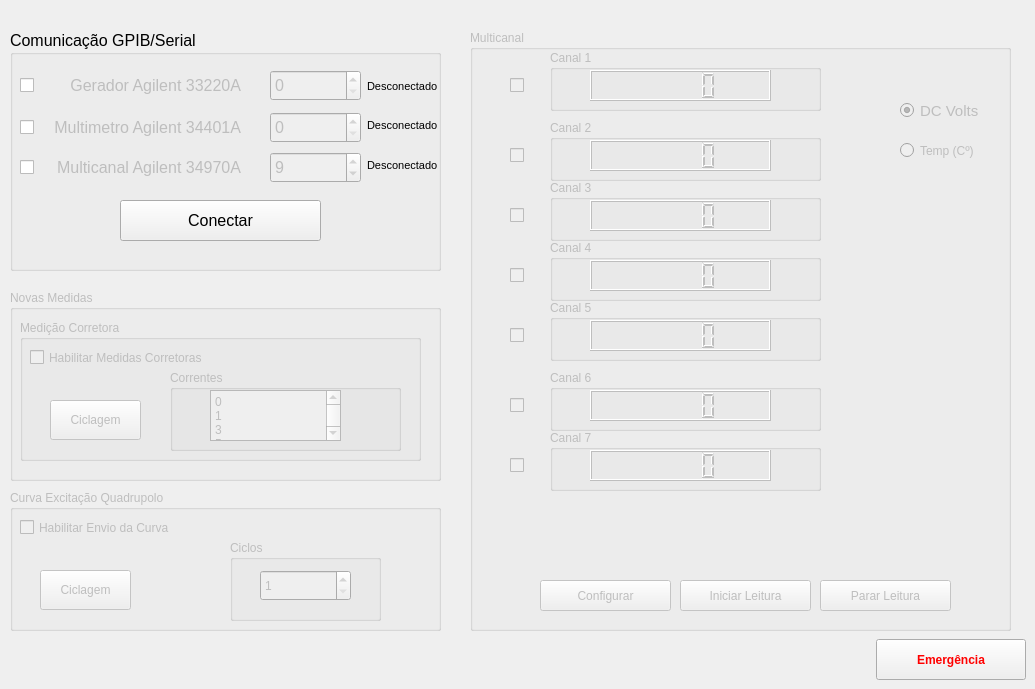
    <widget class="QWidget" name="tab_12">
     <attribute name="icon">
      <iconset>
       <normaloff>imagens/cable.png</normaloff>imagens/cable.png</iconset>
     </attribute>
     <attribute name="title">
      <string>GPIB/Serial</string>
     </attribute>
     <widget class="QGroupBox" name="groupBox_26">
      <property name="geometry">
       <rect>
        <x>10</x>
        <y>30</y>
        <width>431</width>
        <height>241</height>
       </rect>
      </property>
      <property name="font">
       <font>
        <pointsize>12</pointsize>
       </font>
      </property>
      <property name="title">
       <string>Comunicação GPIB/Serial</string>
      </property>
      <widget class="QPushButton" name="conectar_GPIB">
       <property name="geometry">
        <rect>
         <x>110</x>
         <y>170</y>
         <width>201</width>
         <height>41</height>
        </rect>
       </property>
       <property name="font">
        <font>
         <pointsize>12</pointsize>
        </font>
       </property>
       <property name="text">
        <string>Conectar</string>
       </property>
       <property name="icon">
        <iconset>
         <normaloff>imagens/connect.png</normaloff>imagens/connect.png</iconset>
       </property>
       <property name="iconSize">
        <size>
         <width>25</width>
         <height>25</height>
        </size>
       </property>
      </widget>
      <widget class="QSpinBox" name="Enderac_Gerador">
       <property name="enabled">
        <bool>false</bool>
       </property>
       <property name="geometry">
        <rect>
         <x>260</x>
         <y>40</y>
         <width>91</width>
         <height>31</height>
        </rect>
       </property>
       <property name="maximum">
        <number>40</number>
       </property>
       <property name="value">
        <number>0</number>
       </property>
      </widget>
      <widget class="QLabel" name="label_55">
       <property name="enabled">
        <bool>false</bool>
       </property>
       <property name="geometry">
        <rect>
         <x>30</x>
         <y>40</y>
         <width>201</width>
         <height>31</height>
        </rect>
       </property>
       <property name="font">
        <font>
         <italic>false</italic>
         <strikeout>false</strikeout>
        </font>
       </property>
       <property name="text">
        <string>Gerador Agilent 33220A</string>
       </property>
       <property name="alignment">
        <set>Qt::AlignRight|Qt::AlignTrailing|Qt::AlignVCenter</set>
       </property>
      </widget>
      <widget class="QCheckBox" name="ckBox_GPIB_1">
       <property name="geometry">
        <rect>
         <x>10</x>
         <y>47</y>
         <width>70</width>
         <height>17</height>
        </rect>
       </property>
       <property name="text">
        <string/>
       </property>
      </widget>
      <widget class="QSpinBox" name="Enderac_Multimetro">
       <property name="enabled">
        <bool>false</bool>
       </property>
       <property name="geometry">
        <rect>
         <x>260</x>
         <y>82</y>
         <width>91</width>
         <height>31</height>
        </rect>
       </property>
       <property name="maximum">
        <number>40</number>
       </property>
       <property name="value">
        <number>0</number>
       </property>
      </widget>
      <widget class="QLabel" name="label_56">
       <property name="enabled">
        <bool>false</bool>
       </property>
       <property name="geometry">
        <rect>
         <x>30</x>
         <y>82</y>
         <width>201</width>
         <height>31</height>
        </rect>
       </property>
       <property name="font">
        <font>
         <italic>false</italic>
         <strikeout>false</strikeout>
        </font>
       </property>
       <property name="text">
        <string> Multimetro Agilent 34401A</string>
       </property>
       <property name="alignment">
        <set>Qt::AlignRight|Qt::AlignTrailing|Qt::AlignVCenter</set>
       </property>
      </widget>
      <widget class="QCheckBox" name="ckBox_GPIB_2">
       <property name="geometry">
        <rect>
         <x>10</x>
         <y>89</y>
         <width>70</width>
         <height>17</height>
        </rect>
       </property>
       <property name="toolTip">
        <string>&lt;html&gt;&lt;head/&gt;&lt;body&gt;&lt;p&gt;Para a bancada 2, esta conexão é Serial.&lt;/p&gt;&lt;/body&gt;&lt;/html&gt;</string>
       </property>
       <property name="text">
        <string/>
       </property>
      </widget>
      <widget class="QLabel" name="label_gerador">
       <property name="geometry">
        <rect>
         <x>357</x>
         <y>41</y>
         <width>70</width>
         <height>31</height>
        </rect>
       </property>
       <property name="font">
        <font>
         <pointsize>8</pointsize>
        </font>
       </property>
       <property name="text">
        <string>Desconectado</string>
       </property>
      </widget>
      <widget class="QLabel" name="label_multimetro">
       <property name="geometry">
        <rect>
         <x>357</x>
         <y>80</y>
         <width>70</width>
         <height>31</height>
        </rect>
       </property>
       <property name="font">
        <font>
         <pointsize>8</pointsize>
        </font>
       </property>
       <property name="text">
        <string>Desconectado</string>
       </property>
      </widget>
      <widget class="QSpinBox" name="Enderac_Multicanal">
       <property name="enabled">
        <bool>false</bool>
       </property>
       <property name="geometry">
        <rect>
         <x>260</x>
         <y>122</y>
         <width>91</width>
         <height>31</height>
        </rect>
       </property>
       <property name="maximum">
        <number>40</number>
       </property>
       <property name="value">
        <number>9</number>
       </property>
      </widget>
      <widget class="QLabel" name="label_multicanal">
       <property name="geometry">
        <rect>
         <x>357</x>
         <y>120</y>
         <width>70</width>
         <height>31</height>
        </rect>
       </property>
       <property name="font">
        <font>
         <pointsize>8</pointsize>
        </font>
       </property>
       <property name="text">
        <string>Desconectado</string>
       </property>
      </widget>
      <widget class="QLabel" name="label_186">
       <property name="enabled">
        <bool>false</bool>
       </property>
       <property name="geometry">
        <rect>
         <x>30</x>
         <y>122</y>
         <width>201</width>
         <height>31</height>
        </rect>
       </property>
       <property name="font">
        <font>
         <italic>false</italic>
         <strikeout>false</strikeout>
        </font>
       </property>
       <property name="text">
        <string> Multicanal Agilent 34970A</string>
       </property>
       <property name="alignment">
        <set>Qt::AlignRight|Qt::AlignTrailing|Qt::AlignVCenter</set>
       </property>
      </widget>
      <widget class="QCheckBox" name="ckBox_GPIB_3">
       <property name="geometry">
        <rect>
         <x>10</x>
         <y>129</y>
         <width>70</width>
         <height>17</height>
        </rect>
       </property>
       <property name="toolTip">
        <string>&lt;html&gt;&lt;head/&gt;&lt;body&gt;&lt;p&gt;Para a bancada 2, esta conexão é Serial.&lt;/p&gt;&lt;/body&gt;&lt;/html&gt;</string>
       </property>
       <property name="text">
        <string/>
       </property>
      </widget>
     </widget>
     <widget class="QGroupBox" name="groupBox_27">
      <property name="enabled">
       <bool>false</bool>
      </property>
      <property name="geometry">
       <rect>
        <x>10</x>
        <y>290</y>
        <width>431</width>
        <height>191</height>
       </rect>
      </property>
      <property name="title">
       <string>Novas Medidas</string>
      </property>
      <widget class="QGroupBox" name="groupBox_12">
       <property name="geometry">
        <rect>
         <x>10</x>
         <y>30</y>
         <width>401</width>
         <height>141</height>
        </rect>
       </property>
       <property name="title">
        <string>Medição Corretora</string>
       </property>
       <widget class="QCheckBox" name="Hab_Corretora">
        <property name="geometry">
         <rect>
          <x>10</x>
          <y>22</y>
          <width>231</width>
          <height>31</height>
         </rect>
        </property>
        <property name="text">
         <string>Habilitar Medidas Corretoras</string>
        </property>
       </widget>
       <widget class="QPushButton" name="Ciclagem_Corretora">
        <property name="enabled">
         <bool>false</bool>
        </property>
        <property name="geometry">
         <rect>
          <x>30</x>
          <y>80</y>
          <width>91</width>
          <height>40</height>
         </rect>
        </property>
        <property name="text">
         <string>Ciclagem</string>
        </property>
       </widget>
       <widget class="QGroupBox" name="groupBox_28">
        <property name="geometry">
         <rect>
          <x>150</x>
          <y>50</y>
          <width>231</width>
          <height>81</height>
         </rect>
        </property>
        <property name="title">
         <string>Correntes</string>
        </property>
        <widget class="QPlainTextEdit" name="Corrente_Arbitraria_GPIB">
         <property name="enabled">
          <bool>false</bool>
         </property>
         <property name="geometry">
          <rect>
           <x>40</x>
           <y>20</y>
           <width>131</width>
           <height>51</height>
          </rect>
         </property>
         <property name="plainText">
          <string>0
1
3
5
7
9
10
9
7
5
3
1
0
-1
-3
-5
-7
-9
-10
-9
-7
-5
-3
-1
0</string>
         </property>
        </widget>
       </widget>
      </widget>
      <zorder>groupBox_12</zorder>
      <zorder>Canal_7</zorder>
      <zorder>Canal_3</zorder>
      <zorder>Canal_5</zorder>
      <zorder>Canal_6</zorder>
      <zorder>Canal_4</zorder>
      <zorder>Canal_2</zorder>
     </widget>
     <widget class="QPushButton" name="Emergencia_4">
      <property name="geometry">
       <rect>
        <x>876</x>
        <y>639</y>
        <width>150</width>
        <height>41</height>
       </rect>
      </property>
      <property name="palette">
       <palette>
        <active>
         <colorrole role="ButtonText">
          <brush brushstyle="SolidPattern">
           <color alpha="255">
            <red>255</red>
            <green>0</green>
            <blue>0</blue>
           </color>
          </brush>
         </colorrole>
        </active>
        <inactive>
         <colorrole role="ButtonText">
          <brush brushstyle="SolidPattern">
           <color alpha="255">
            <red>255</red>
            <green>0</green>
            <blue>0</blue>
           </color>
          </brush>
         </colorrole>
        </inactive>
        <disabled>
         <colorrole role="ButtonText">
          <brush brushstyle="SolidPattern">
           <color alpha="255">
            <red>120</red>
            <green>120</green>
            <blue>120</blue>
           </color>
          </brush>
         </colorrole>
        </disabled>
       </palette>
      </property>
      <property name="font">
       <font>
        <weight>75</weight>
        <bold>true</bold>
       </font>
      </property>
      <property name="text">
       <string>Emergência</string>
      </property>
      <property name="icon">
       <iconset>
        <normaloff>imagens/emergency_icon_01.png</normaloff>imagens/emergency_icon_01.png</iconset>
      </property>
      <property name="iconSize">
       <size>
        <width>35</width>
        <height>35</height>
       </size>
      </property>
     </widget>
     <widget class="QGroupBox" name="groupBox_32">
      <property name="enabled">
       <bool>false</bool>
      </property>
      <property name="geometry">
       <rect>
        <x>10</x>
        <y>490</y>
        <width>431</width>
        <height>141</height>
       </rect>
      </property>
      <property name="title">
       <string>Curva Excitação Quadrupolo</string>
      </property>
      <widget class="QCheckBox" name="Hab_Curva_Quadrupolo">
       <property name="enabled">
        <bool>false</bool>
       </property>
       <property name="geometry">
        <rect>
         <x>10</x>
         <y>22</y>
         <width>231</width>
         <height>31</height>
        </rect>
       </property>
       <property name="text">
        <string>Habilitar Envio da Curva</string>
       </property>
      </widget>
      <widget class="QPushButton" name="Ciclar_Curva_Quadrupolo">
       <property name="enabled">
        <bool>false</bool>
       </property>
       <property name="geometry">
        <rect>
         <x>30</x>
         <y>80</y>
         <width>91</width>
         <height>40</height>
        </rect>
       </property>
       <property name="text">
        <string>Ciclagem</string>
       </property>
      </widget>
      <widget class="QGroupBox" name="groupBox_33">
       <property name="enabled">
        <bool>false</bool>
       </property>
       <property name="geometry">
        <rect>
         <x>220</x>
         <y>50</y>
         <width>151</width>
         <height>81</height>
        </rect>
       </property>
       <property name="title">
        <string>Ciclos</string>
       </property>
       <widget class="QSpinBox" name="Ciclos_Curva_Quadrupolo">
        <property name="enabled">
         <bool>false</bool>
        </property>
        <property name="geometry">
         <rect>
          <x>30</x>
          <y>30</y>
          <width>91</width>
          <height>31</height>
         </rect>
        </property>
        <property name="minimum">
         <number>1</number>
        </property>
        <property name="maximum">
         <number>12</number>
        </property>
        <property name="value">
         <number>1</number>
        </property>
       </widget>
      </widget>
     </widget>
     <widget class="QGroupBox" name="groupBox_39">
      <property name="enabled">
       <bool>false</bool>
      </property>
      <property name="geometry">
       <rect>
        <x>470</x>
        <y>30</y>
        <width>541</width>
        <height>601</height>
       </rect>
      </property>
      <property name="title">
       <string>Multicanal</string>
      </property>
      <widget class="QPushButton" name="bt_read_MultiCh">
       <property name="enabled">
        <bool>false</bool>
       </property>
       <property name="geometry">
        <rect>
         <x>210</x>
         <y>550</y>
         <width>131</width>
         <height>31</height>
        </rect>
       </property>
       <property name="text">
        <string>Iniciar Leitura</string>
       </property>
       <property name="icon">
        <iconset>
         <normaloff>imagens/Power_On.png</normaloff>imagens/Power_On.png</iconset>
       </property>
      </widget>
      <widget class="QPushButton" name="bt_conf_MultiCh">
       <property name="geometry">
        <rect>
         <x>70</x>
         <y>550</y>
         <width>131</width>
         <height>31</height>
        </rect>
       </property>
       <property name="text">
        <string>Configurar</string>
       </property>
       <property name="icon">
        <iconset>
         <normaloff>imagens/configure.png</normaloff>imagens/configure.png</iconset>
       </property>
      </widget>
      <widget class="QCheckBox" name="checkCH_1">
       <property name="geometry">
        <rect>
         <x>40</x>
         <y>40</y>
         <width>21</width>
         <height>31</height>
        </rect>
       </property>
       <property name="text">
        <string/>
       </property>
      </widget>
      <widget class="QCheckBox" name="checkCH_2">
       <property name="geometry">
        <rect>
         <x>40</x>
         <y>110</y>
         <width>21</width>
         <height>31</height>
        </rect>
       </property>
       <property name="text">
        <string/>
       </property>
      </widget>
      <widget class="QGroupBox" name="groupBox_42">
       <property name="enabled">
        <bool>false</bool>
       </property>
       <property name="geometry">
        <rect>
         <x>80</x>
         <y>90</y>
         <width>271</width>
         <height>61</height>
        </rect>
       </property>
       <property name="title">
        <string>Canal 2</string>
       </property>
       <widget class="QLCDNumber" name="Canal_2">
        <property name="geometry">
         <rect>
          <x>40</x>
          <y>20</y>
          <width>181</width>
          <height>31</height>
         </rect>
        </property>
       </widget>
       <zorder>Canal_2</zorder>
       <zorder>Canal_7</zorder>
       <zorder>Canal_3</zorder>
       <zorder>Canal_5</zorder>
       <zorder>Canal_6</zorder>
       <zorder>Canal_4</zorder>
      </widget>
      <widget class="QCheckBox" name="checkCH_3">
       <property name="geometry">
        <rect>
         <x>40</x>
         <y>170</y>
         <width>21</width>
         <height>31</height>
        </rect>
       </property>
       <property name="text">
        <string/>
       </property>
      </widget>
      <widget class="QGroupBox" name="groupBox_43">
       <property name="enabled">
        <bool>false</bool>
       </property>
       <property name="geometry">
        <rect>
         <x>80</x>
         <y>150</y>
         <width>271</width>
         <height>61</height>
        </rect>
       </property>
       <property name="title">
        <string>Canal 3</string>
       </property>
       <widget class="QLCDNumber" name="Canal_3">
        <property name="geometry">
         <rect>
          <x>40</x>
          <y>20</y>
          <width>181</width>
          <height>31</height>
         </rect>
        </property>
       </widget>
      </widget>
      <widget class="QGroupBox" name="groupBox_44">
       <property name="enabled">
        <bool>false</bool>
       </property>
       <property name="geometry">
        <rect>
         <x>80</x>
         <y>210</y>
         <width>271</width>
         <height>61</height>
        </rect>
       </property>
       <property name="title">
        <string>Canal 4</string>
       </property>
       <widget class="QLCDNumber" name="Canal_4">
        <property name="geometry">
         <rect>
          <x>40</x>
          <y>20</y>
          <width>181</width>
          <height>31</height>
         </rect>
        </property>
       </widget>
      </widget>
      <widget class="QCheckBox" name="checkCH_4">
       <property name="geometry">
        <rect>
         <x>40</x>
         <y>230</y>
         <width>21</width>
         <height>31</height>
        </rect>
       </property>
       <property name="text">
        <string/>
       </property>
      </widget>
      <widget class="QGroupBox" name="groupBox_45">
       <property name="enabled">
        <bool>false</bool>
       </property>
       <property name="geometry">
        <rect>
         <x>80</x>
         <y>270</y>
         <width>271</width>
         <height>61</height>
        </rect>
       </property>
       <property name="title">
        <string>Canal 5</string>
       </property>
       <widget class="QLCDNumber" name="Canal_5">
        <property name="geometry">
         <rect>
          <x>40</x>
          <y>20</y>
          <width>181</width>
          <height>31</height>
         </rect>
        </property>
       </widget>
      </widget>
      <widget class="QCheckBox" name="checkCH_5">
       <property name="geometry">
        <rect>
         <x>40</x>
         <y>290</y>
         <width>21</width>
         <height>31</height>
        </rect>
       </property>
       <property name="text">
        <string/>
       </property>
      </widget>
      <widget class="QCheckBox" name="checkCH_6">
       <property name="geometry">
        <rect>
         <x>40</x>
         <y>360</y>
         <width>21</width>
         <height>31</height>
        </rect>
       </property>
       <property name="text">
        <string/>
       </property>
      </widget>
      <widget class="QGroupBox" name="groupBox_46">
       <property name="enabled">
        <bool>false</bool>
       </property>
       <property name="geometry">
        <rect>
         <x>80</x>
         <y>340</y>
         <width>271</width>
         <height>61</height>
        </rect>
       </property>
       <property name="title">
        <string>Canal 6</string>
       </property>
       <widget class="QLCDNumber" name="Canal_6">
        <property name="geometry">
         <rect>
          <x>40</x>
          <y>20</y>
          <width>181</width>
          <height>31</height>
         </rect>
        </property>
       </widget>
      </widget>
      <widget class="QGroupBox" name="groupBox_47">
       <property name="enabled">
        <bool>false</bool>
       </property>
       <property name="geometry">
        <rect>
         <x>80</x>
         <y>400</y>
         <width>271</width>
         <height>61</height>
        </rect>
       </property>
       <property name="title">
        <string>Canal 7</string>
       </property>
       <widget class="QLCDNumber" name="Canal_7">
        <property name="geometry">
         <rect>
          <x>40</x>
          <y>20</y>
          <width>181</width>
          <height>31</height>
         </rect>
        </property>
       </widget>
      </widget>
      <widget class="QCheckBox" name="checkCH_7">
       <property name="geometry">
        <rect>
         <x>40</x>
         <y>420</y>
         <width>21</width>
         <height>31</height>
        </rect>
       </property>
       <property name="text">
        <string/>
       </property>
      </widget>
      <widget class="QGroupBox" name="groupBox_41">
       <property name="enabled">
        <bool>false</bool>
       </property>
       <property name="geometry">
        <rect>
         <x>80</x>
         <y>20</y>
         <width>271</width>
         <height>61</height>
        </rect>
       </property>
       <property name="title">
        <string>Canal 1</string>
       </property>
       <widget class="QLCDNumber" name="Canal_1">
        <property name="geometry">
         <rect>
          <x>40</x>
          <y>20</y>
          <width>181</width>
          <height>31</height>
         </rect>
        </property>
       </widget>
      </widget>
      <widget class="QRadioButton" name="temp_1">
       <property name="geometry">
        <rect>
         <x>430</x>
         <y>110</y>
         <width>101</width>
         <height>21</height>
        </rect>
       </property>
       <property name="toolTip">
        <string>&lt;html&gt;&lt;head/&gt;&lt;body&gt;&lt;p&gt;Conexão através de PT100 à 4 fios.&lt;/p&gt;&lt;/body&gt;&lt;/html&gt;</string>
       </property>
       <property name="text">
        <string>Temp (Cº)</string>
       </property>
      </widget>
      <widget class="QRadioButton" name="dc_volts_1">
       <property name="geometry">
        <rect>
         <x>430</x>
         <y>70</y>
         <width>81</width>
         <height>21</height>
        </rect>
       </property>
       <property name="font">
        <font>
         <pointsize>11</pointsize>
        </font>
       </property>
       <property name="text">
        <string>DC Volts</string>
       </property>
       <property name="checked">
        <bool>true</bool>
       </property>
      </widget>
      <widget class="QPushButton" name="bt_stop_MultiCh">
       <property name="enabled">
        <bool>false</bool>
       </property>
       <property name="geometry">
        <rect>
         <x>350</x>
         <y>550</y>
         <width>131</width>
         <height>31</height>
        </rect>
       </property>
       <property name="text">
        <string>Parar Leitura</string>
       </property>
       <property name="icon">
        <iconset>
         <normaloff>imagens/Power_Off.png</normaloff>imagens/Power_Off.png</iconset>
       </property>
      </widget>
      <zorder>bt_read_MultiCh</zorder>
      <zorder>bt_conf_MultiCh</zorder>
      <zorder>checkCH_1</zorder>
      <zorder>checkCH_2</zorder>
      <zorder>groupBox_42</zorder>
      <zorder>checkCH_3</zorder>
      <zorder>groupBox_43</zorder>
      <zorder>groupBox_44</zorder>
      <zorder>checkCH_4</zorder>
      <zorder>groupBox_45</zorder>
      <zorder>checkCH_5</zorder>
      <zorder>checkCH_6</zorder>
      <zorder>groupBox_46</zorder>
      <zorder>groupBox_47</zorder>
      <zorder>checkCH_7</zorder>
      <zorder>groupBox_41</zorder>
      <zorder>Canal_1</zorder>
      <zorder>temp_1</zorder>
      <zorder>dc_volts_1</zorder>
      <zorder>temp_1</zorder>
      <zorder>dc_volts_1</zorder>
      <zorder>bt_stop_MultiCh</zorder>
     </widget>
    </widget>
